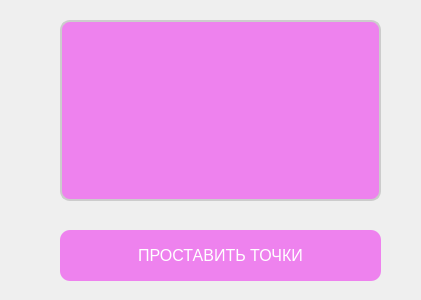
<?xml version="1.0" encoding="UTF-8"?>
<ui version="4.0">
 <class>Dialog</class>
 <widget class="QDialog" name="Dialog">
  <property name="geometry">
   <rect>
    <x>0</x>
    <y>0</y>
    <width>421</width>
    <height>300</height>
   </rect>
  </property>
  <property name="windowTitle">
   <string>Dialog</string>
  </property>
  <property name="styleSheet">
   <string notr="true">QMainWindow{
background-color: white;
}</string>
  </property>
  <widget class="QPushButton" name="pushButton">
   <property name="geometry">
    <rect>
     <x>60</x>
     <y>230</y>
     <width>321</width>
     <height>51</height>
    </rect>
   </property>
   <property name="styleSheet">
    <string notr="true">QPushButton {
    background-color:#EE82EE;
    color: white;
    border-radius: 10px; 
    padding: 10px;
    font-size: 16px;
}

QPushButton:hover {
    background-color: #DDA0DD; 
}
</string>
   </property>
   <property name="text">
    <string>ПРОСТАВИТЬ ТОЧКИ</string>
   </property>
  </widget>
  <widget class="QTextEdit" name="textEdit">
   <property name="geometry">
    <rect>
     <x>60</x>
     <y>20</y>
     <width>321</width>
     <height>181</height>
    </rect>
   </property>
   <property name="styleSheet">
    <string notr="true">QTextEdit {
    background-color: #EE82EE; 
    color: white;
    border: 2px solid #ccc;
    border-radius: 10px; /* Закругленные углы */
    padding: 5px; /* Внутренние отступы */
    font-size: 12px; /* Размер шрифта */
}
</string>
   </property>
  </widget>
 </widget>
 <resources/>
 <connections/>
</ui>
